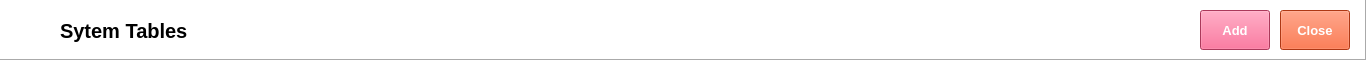
  <widget class="QFrame" name="frame">
   <property name="geometry">
    <rect>
     <x>0</x>
     <y>0</y>
     <width>1366</width>
     <height>60</height>
    </rect>
   </property>
   <property name="autoFillBackground">
    <bool>false</bool>
   </property>
   <property name="styleSheet">
    <string notr="true">background-color: rgb(255, 255, 255);</string>
   </property>
   <property name="frameShape">
    <enum>QFrame::Panel</enum>
   </property>
   <property name="frameShadow">
    <enum>QFrame::Raised</enum>
   </property>
   <widget class="QLabel" name="label">
    <property name="geometry">
     <rect>
      <x>10</x>
      <y>10</y>
      <width>38</width>
      <height>32</height>
     </rect>
    </property>
    <property name="text">
     <string/>
    </property>
    <property name="pixmap">
     <pixmap>../../Documents/GitHub/python-pos/img/System Tables.png</pixmap>
    </property>
    <property name="scaledContents">
     <bool>true</bool>
    </property>
   </widget>
   <widget class="QLabel" name="label_2">
    <property name="geometry">
     <rect>
      <x>60</x>
      <y>10</y>
      <width>171</width>
      <height>41</height>
     </rect>
    </property>
    <property name="font">
     <font>
      <family>Segoe UI</family>
      <pointsize>15</pointsize>
      <weight>75</weight>
      <bold>true</bold>
     </font>
    </property>
    <property name="text">
     <string>Sytem Tables</string>
    </property>
    <property name="textFormat">
     <enum>Qt::PlainText</enum>
    </property>
   </widget>
   <widget class="QPushButton" name="pushButtonClose">
    <property name="geometry">
     <rect>
      <x>1280</x>
      <y>10</y>
      <width>70</width>
      <height>40</height>
     </rect>
    </property>
    <property name="font">
     <font>
      <family>Segoe UI</family>
      <pointsize>10</pointsize>
      <weight>75</weight>
      <bold>true</bold>
     </font>
    </property>
    <property name="styleSheet">
     <string notr="true">background-color: rgb(243, 79, 28);
color: rgb(255, 255, 255);</string>
    </property>
    <property name="text">
     <string>Close</string>
    </property>
    <property name="flat">
     <bool>false</bool>
    </property>
   </widget>
   <widget class="QPushButton" name="pushButtonAdd">
    <property name="geometry">
     <rect>
      <x>1200</x>
      <y>10</y>
      <width>70</width>
      <height>40</height>
     </rect>
    </property>
    <property name="font">
     <font>
      <family>Segoe UI</family>
      <pointsize>10</pointsize>
      <weight>75</weight>
      <bold>true</bold>
     </font>
    </property>
    <property name="autoFillBackground">
     <bool>false</bool>
    </property>
    <property name="styleSheet">
     <string notr="true">background-color: rgb(240, 80, 128);
color: rgb(255, 255, 255);</string>
    </property>
    <property name="text">
     <string>Add</string>
    </property>
   </widget>
  </widget>
